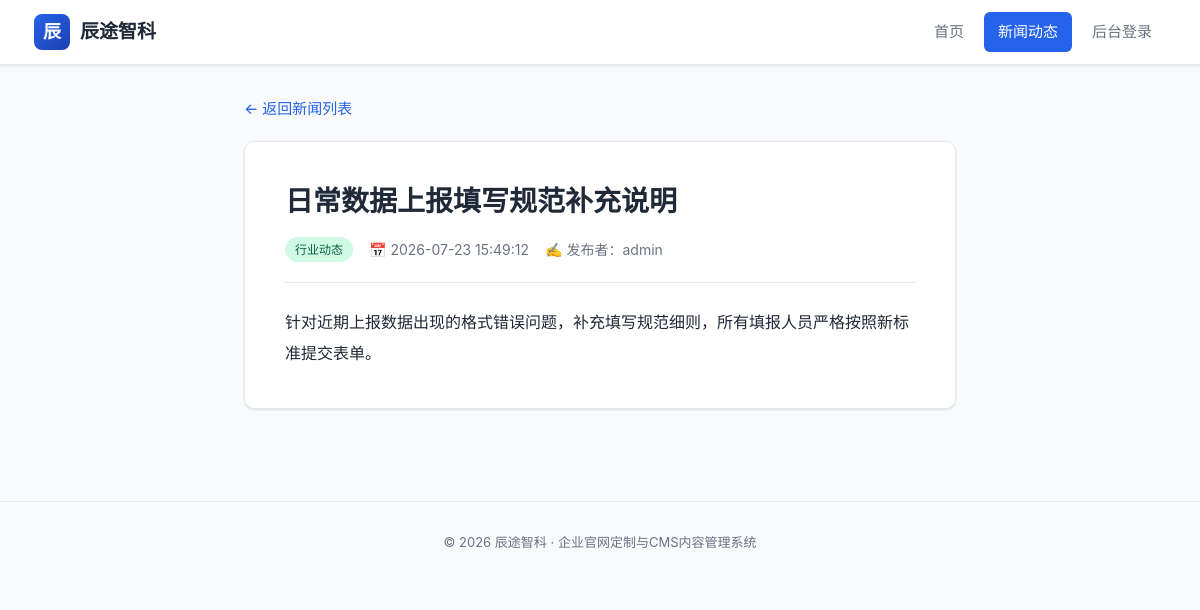
Screenshot of /news/10 with the database file from the repository.
### app_company_cms.py (models this page shows)
class News(Base):
    __tablename__ = 'news'
    id = Column(Integer, primary_key=True, autoincrement=True)
    title = Column(String(200), nullable=False)
    content = Column(String, nullable=False)
    category = Column(String(50))
    commit = Column(String(80))
    created_at = Column(DateTime)
    def to_dict(self):
        return {
            "id": self.id,
            "title": self.title,
            "content": self.content,
            "category": self.category,
            "commit": self.commit,
            "created_at": self.created_at.strftime("%Y-%m-%d %H:%M:%S") if self.created_at else None,
        }

### app_company_cms.py (the view)
@app.route("/news/<int:id>", methods=["GET"])
def news_detail_page(id):
    db_session = Session()
    news = db_session.query(News).get(id)
    if not news:
        return render_template("news_detail.html", news=None, error="新闻不存在"), 404
    return render_template("news_detail.html", news=news.to_dict())

### app_company_cms.py (called while the page is built)
@app.teardown_appcontext
def remove_session(exception=None):
    Session.remove()

### templates/news_detail.html (shortened to what this page needs)
<!DOCTYPE html>
<html lang="zh-CN">
<head>
    <link rel="stylesheet" href="{{ url_for('static', filename='css/style.css') }}">
</head>
<body>
    <nav class="navbar">
        <div class="navbar-inner">
            <a href="/" class="brand">
                <span class="brand-logo">辰</span>
                <span>辰途智科</span>
            </a>
            <div class="nav-links">
                <a href="/">首页</a>
                <a href="/news" class="active">新闻动态</a>
                <a href="/login">后台登录</a>
            </div>
        </div>
    </nav>
    <div class="container-narrow">
        <a href="/news" class="back-link">← 返回新闻列表</a>
        {% if news %}
        <article class="detail-card">
            <h1 class="detail-title">{{ news.title }}</h1>
            <div class="detail-meta">
                <span class="tag tag-{{ news.category }}">{{ news.category }}</span>
                <span>📅 {{ news.created_at }}</span>
                <span>✍ 发布者：{{ news.commit }}</span>
            </div>
            <div class="detail-content">{{ news.content }}</div>
        </article>
        {% endif %}
    </div>
    <footer class="footer">
        © 2026 辰途智科 · 企业官网定制与CMS内容管理系统
    </footer>
</body>
</html>

### static/css/style.css (style rules this page uses)
* { margin: 0; padding: 0; box-sizing: border-box; }
:root { --primary: #2563eb; --primary-dark: #1e40af; --primary-light: #dbeafe; --text-main: #1f2937; --text-muted: #6b7280; --bg-page: #f8fafc; --bg-card: #ffffff; --border: #e5e7eb; --danger: #dc2626; --danger-light: #fee2e2; --success: #16a34a; --shadow: 0 1px 3px rgba(0, 0, 0, 0.08), 0 1px 2px rgba(0, 0, 0, 0.04); --shadow-lg: 0 10px 25px rgba(0, 0, 0, 0.08), 0 4px 10px rgba(0, 0, 0, 0.04); --radius: 10px; }
body { font-family: -apple-system, BlinkMacSystemFont, "Segoe UI", "PingFang SC", "Hiragino Sans GB", "Microsoft YaHei", sans-serif; color: var(--text-main); background: var(--bg-page); line-height: 1.6; font-size: 15px; }
a { color: var(--primary); text-decoration: none; transition: color 0.2s; }
.navbar { background: var(--bg-card); border-bottom: 1px solid var(--border); position: sticky; top: 0; z-index: 100; box-shadow: var(--shadow); }
.navbar-inner { max-width: 1180px; margin: 0 auto; padding: 0 24px; height: 64px; display: flex; align-items: center; justify-content: space-between; }
.brand { display: flex; align-items: center; gap: 10px; font-size: 19px; font-weight: 700; color: var(--text-main); }
.brand-logo { width: 36px; height: 36px; border-radius: 8px; background: linear-gradient(135deg, var(--primary), var(--primary-dark)); color: #fff; display: flex; align-items: center; justify-content: center; font-size: 18px; font-weight: 700; }
.nav-links { display: flex; align-items: center; gap: 6px; }
.nav-links a { padding: 8px 14px; border-radius: 6px; color: var(--text-muted); font-weight: 500; transition: all 0.2s; }
.nav-links a.active { background: var(--primary); color: #fff; }
.container-narrow { max-width: 760px; margin: 0 auto; padding: 32px 24px; }
.tag { display: inline-block; padding: 3px 10px; border-radius: 20px; font-size: 12px; font-weight: 500; background: var(--primary-light); color: var(--primary-dark); }
.tag-行业动态 { background: #d1fae5; color: #065f46; }
.detail-card { background: var(--bg-card); border: 1px solid var(--border); border-radius: var(--radius); padding: 40px; box-shadow: var(--shadow); }
.detail-title { font-size: 28px; font-weight: 700; margin-bottom: 16px; line-height: 1.4; }
.detail-meta { display: flex; align-items: center; gap: 16px; color: var(--text-muted); font-size: 14px; padding-bottom: 20px; border-bottom: 1px solid var(--border); margin-bottom: 24px; }
.detail-content { font-size: 16px; line-height: 1.9; color: var(--text-main); white-space: pre-wrap; }
.back-link { display: inline-flex; align-items: center; gap: 6px; margin-bottom: 20px; font-weight: 500; }
.footer { text-align: center; padding: 30px 24px; color: var(--text-muted); font-size: 13px; border-top: 1px solid var(--border); margin-top: 60px; }

### rows the page displays
News: title "日常数据上报填写规范补充说明", category "行业动态", commit "admin", content "针对近期上报数据出现的格式错误问题，补充填写规范细则，所有填报人员严格按照新标准提交表单。"

### other values shown
{{ news.created_at }} "2026-07-23 15:49:12"
